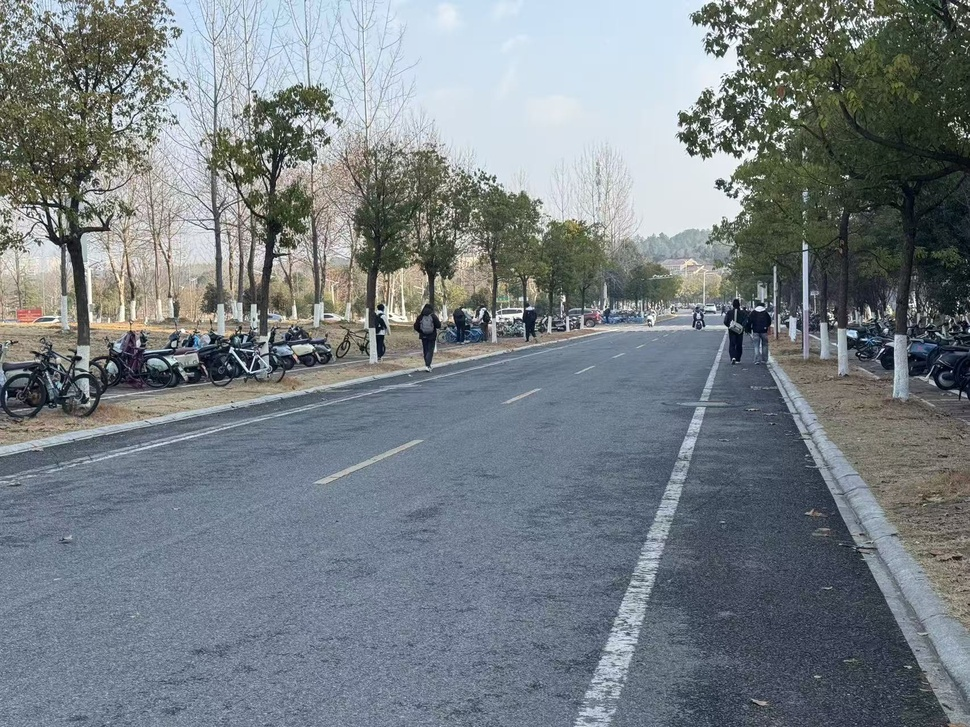
#> input picture exp2/images/image_2.jpg, 970 x 727 px, shrunk from 1707 x 1280 before the run
$ python exp2_backend.py
#> lines starting #> are read from the running program, lines starting #| are printed output that depends on the picture; after the words box and inside, x2 and y2 are one past the last pixel; in counts of white or black regions, pixels touching at a corner belong together
import cv2
import numpy as np
import os

"""
在笛卡尔坐标系中, 变量还是(x,y), 而参数用(r,θ)表示。

在霍夫空间中, 变量变成了(r,θ), 而参数变成了(x, y)。

笛卡尔坐标系中的直线 ---> 对应霍夫空间中的点

笛卡尔坐标系中的点 ---> 对应霍夫空间中的曲线

当霍夫空间中，多条曲线交于同一点，就找到了笛卡尔坐标系中的一条直线
"""

def process_lane_image(img_path, output_path):
    """
    车道线检测核心流水线：颜色过滤 -> 边缘提取 -> ROI裁剪 -> 霍夫变换 -> 斜率过滤
    任务输入：校内道路图像
    任务输出：车道线位置（绿色标出）
    """
#> called with img_path = 'images/image_2.jpg', output_path = 'output/image_2.jpg'
    # --- 准备工作：自动解析路径和文件名 ---
    output_dir = os.path.dirname(output_path) # 获取输出文件夹路径
    if not os.path.exists(output_dir): os.makedirs(output_dir) # 确保输出目录存在
    base_name = os.path.splitext(os.path.basename(img_path))[0] # 提取文件名（不含后缀）

    # 1. 读取原始图像
    img = cv2.imread(img_path)
#> img is the input picture: shape (727, 970, 3); mean B, G, R 132.7, 127.4, 119.3
    if img is None:
        print(f"错误：无法读取图片 {img_path}")
        return {}

    # 将 BGR 转为 HLS 颜色空间。在 HLS 中，亮度(L)通道能更好地分离白色车道线与深色路面
    hls = cv2.cvtColor(img, cv2.COLOR_BGR2HLS)
#> hls: shape (727, 970, 3); mean of channels 0, 1, 2 84.7, 126.7, 42.6

    # 2. 颜色过滤 (重点提取白色)
    # 定义白色在 HLS 空间中的范围（亮度 L 设为高阈值 200 以上）
    lower_white = np.array([0, 200, 0])
    upper_white = np.array([180, 255, 255])
    # 得到二值化掩码：白色区域为 255，其他为 0
    white_mask = cv2.inRange(hls, lower_white, upper_white)
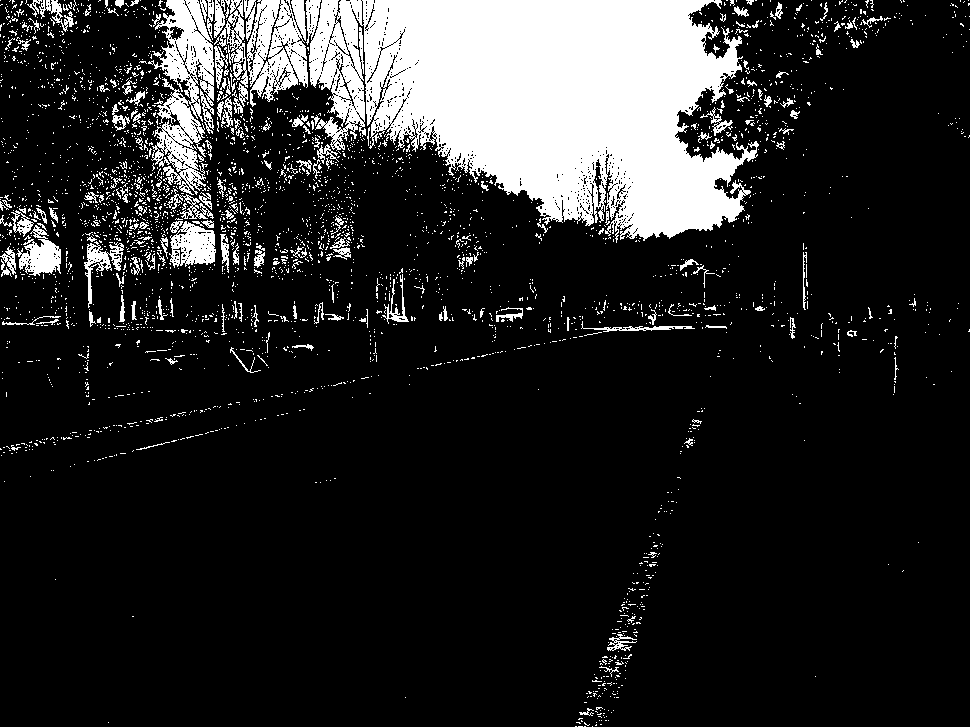
#> white_mask: shape (727, 970); 15.3% white; 3304 white regions (3102 under 20 px), largest, box (x1, y1, x2, y2) and area: (305, 0, 759, 243) 72269, (148, 0, 214, 195) 6438, (247, 0, 308, 107) 4141

    path_mask = os.path.join(output_dir, f"{base_name}_01_color_mask.jpg")
    cv2.imwrite(path_mask, white_mask) # 保存颜色过滤结果，检查是否过滤掉了浅色路面

    # 3. 边缘检测流水线
    gray = cv2.cvtColor(img, cv2.COLOR_BGR2GRAY) # 灰度化，降低计算复杂度
    blur = cv2.GaussianBlur(gray, (7, 7), 0) # 高斯模糊，减少路面小石子等高频噪声
    # Canny 边缘检测：利用双阈值提取图像中的亮度突变点
    canny = cv2.Canny(blur, 50, 150)
#> canny: shape (727, 970); 6% white in thin lines or dots

    path_canny = os.path.join(output_dir, f"{base_name}_02_canny.jpg")
    cv2.imwrite(path_canny, canny) # 保存边缘图，检查车道线轮廓是否清晰

    # 结合颜色和边缘：只要是“高亮度”或“有边缘”的点都保留，增加虚线检测的稳健性
    combined_binary = cv2.bitwise_or(canny, white_mask)
#> combined_binary: shape (727, 970); 20.8% white; 1385 white regions (1011 under 20 px), largest, box (x1, y1, x2, y2) and area: (274, 0, 766, 260) 76645, (76, 0, 215, 211) 10167, (214, 0, 309, 154) 6737

    # 4. 感兴趣区域 (ROI) 掩码
    # 图像上半部分通常是天空和树木，通过定义梯形区域强制排除干扰
    height, width = img.shape[:2]
    mask = np.zeros_like(combined_binary)
    # 顶点定义顺序：左下 -> 左上 -> 右上 -> 右下（比例针对校内道路视角调优）
    # ROI：45% 高度，并稍微放宽顶点左右范围，确保能覆盖远处车道线
    roi_corners = np.array([[
        (int(width * 0.02), height),             # 左下角（更宽）
        (int(width * 0.40), int(height * 0.45)), # 远端左顶点（更高更偏左）
        (int(width * 0.70), int(height * 0.45)), # 远端右顶点（更高更偏右）
        (int(width * 0.98), height)              # 右下角（更宽）
    ]], dtype=np.int32)
    cv2.fillPoly(mask, roi_corners, 255) # 在黑色蒙版上绘制白色填充的梯形
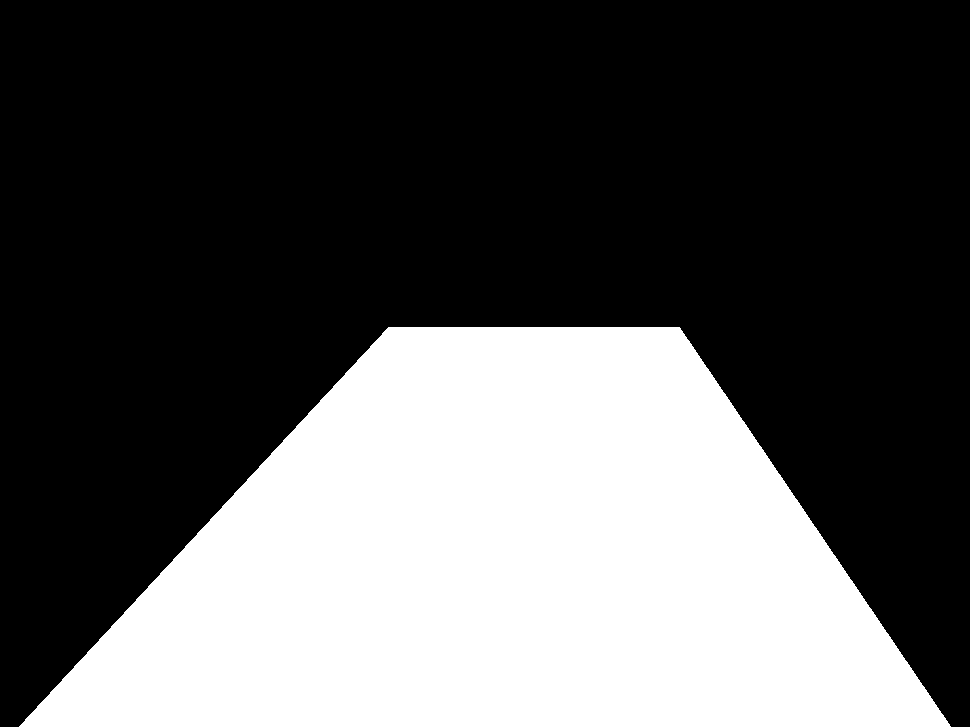
#> mask: shape (727, 970); 34.7% white; 1 white region, box (x1, y1, x2, y2) and area: (19, 327, 951, 727) 244800
    # 按位“与”操作：只保留梯形内的边缘
    masked_img = cv2.bitwise_and(combined_binary, mask)
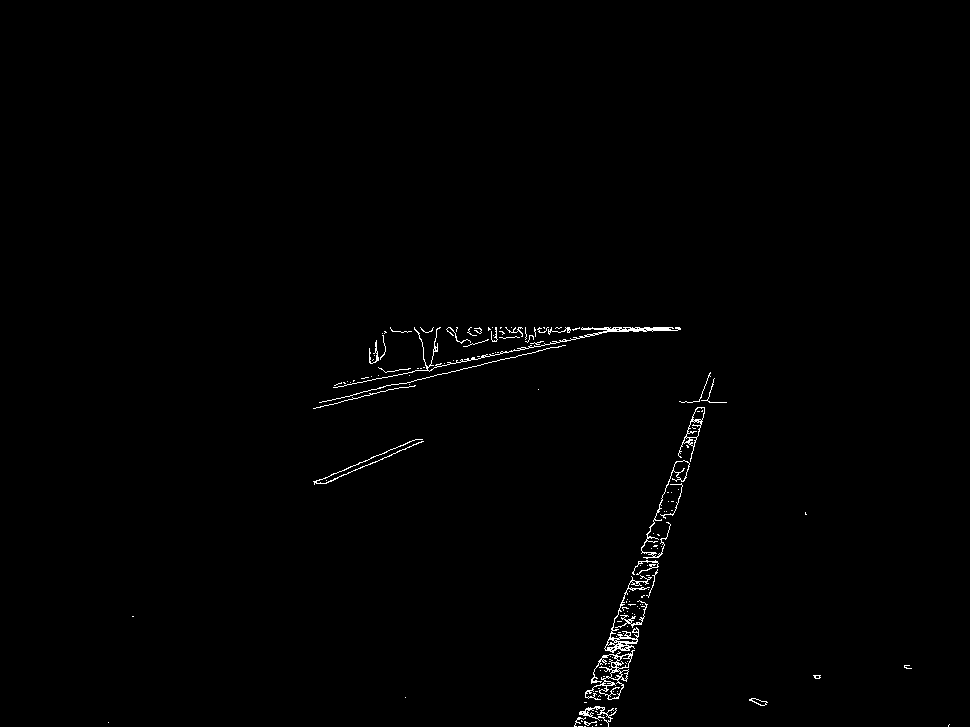
#> masked_img: shape (727, 970); 0.67% white in thin lines or dots, all inside (x1, y1, x2, y2) = (108, 327, 950, 727)

    path_roi = os.path.join(output_dir, f"{base_name}_03_roi.jpg")
    cv2.imwrite(path_roi, masked_img)

    # 5. 累计概率霍夫变换 (HoughLinesP)
    # 参数调优：
    # threshold=40: 累加器中最少投票数
    # minLineLength=30: 丢弃过短的噪点线段
    # maxLineGap=150: 允许的最大间断。设大一点可以把断断续续的虚线连成一条长线
    lines = cv2.HoughLinesP(masked_img, 1, np.pi/180, threshold=40,
                            minLineLength=30, maxLineGap=150)
#> lines = 31 rows, first 6: [574, 726, 710, 372], [319, 402, 645, 327], [608, 726, 713, 382], [335, 387, 621, 327], [612, 718, 709, 401], [390, 328, 680, 328]

    # 6. 绘制原始霍夫线段 (红色，用于调试对比)
    hough_canvas = np.zeros_like(img)
    if lines is not None:
        for line in lines:
            x1, y1, x2, y2 = line[0]
            cv2.line(hough_canvas, (x1, y1), (x2, y2), (0, 0, 255), 2) # BGR: 红色
#> this loop made 31 passes

    path_hough = os.path.join(output_dir, f"{base_name}_04_hough_lines.jpg")
    # 将红线叠加在原图上显示
    cv2.imwrite(path_hough, cv2.addWeighted(img, 0.6, hough_canvas, 1, 0))
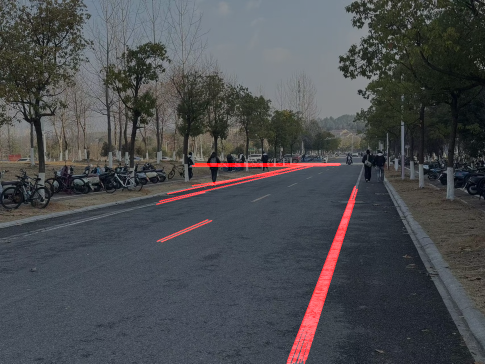
#> saved as image_2_04_hough_lines.jpg: shape (727, 970, 3) (shown at 1/2 size); mean B, G, R 79.6, 76.5, 75

    # 7. 最终车道线结果绘制 (斜率过滤后的稳健线条)
    line_canvas = np.zeros_like(img)
    if lines is not None:
        for line in lines:
            x1, y1, x2, y2 = line[0]
            # 计算斜率 (dy / dx)，加 1e-6 防止除以 0
            slope = (y2 - y1) / (x2 - x1 + 1e-6)

            # 过滤逻辑：车道线在视野中通常是倾斜的。
            # 过滤掉 abs(slope) < 0.3 的线条（通常是路面横向裂缝、减速带或阴影）
            if abs(slope) < 0.3: continue

            # 使用实验要求的绿色绘制最终结果
            cv2.line(line_canvas, (x1, y1), (x2, y2), (0, 255, 0), 8) # BGR: 绿色，线宽 8
#> this loop made 31 passes
#> (x1, y1, x2, y2, slope) on passes 1 to 8: (574, 726, 710, 372, -2.6), (319, 402, 645, 327, -0.23), (608, 726, 713, 382, -3.28), (335, 387, 621, 327, -0.21), (612, 718, 709, 401, -3.27), (390, 328, 680, 328, 0), (391, 329, 680, 329, 0), (588, 725, 714, 378, -2.75)

    # 8. 图像融合并输出
    # 0.8 和 1 分别为权重，0.0 为偏置值
    result = cv2.addWeighted(img, 0.8, line_canvas, 1, 0)
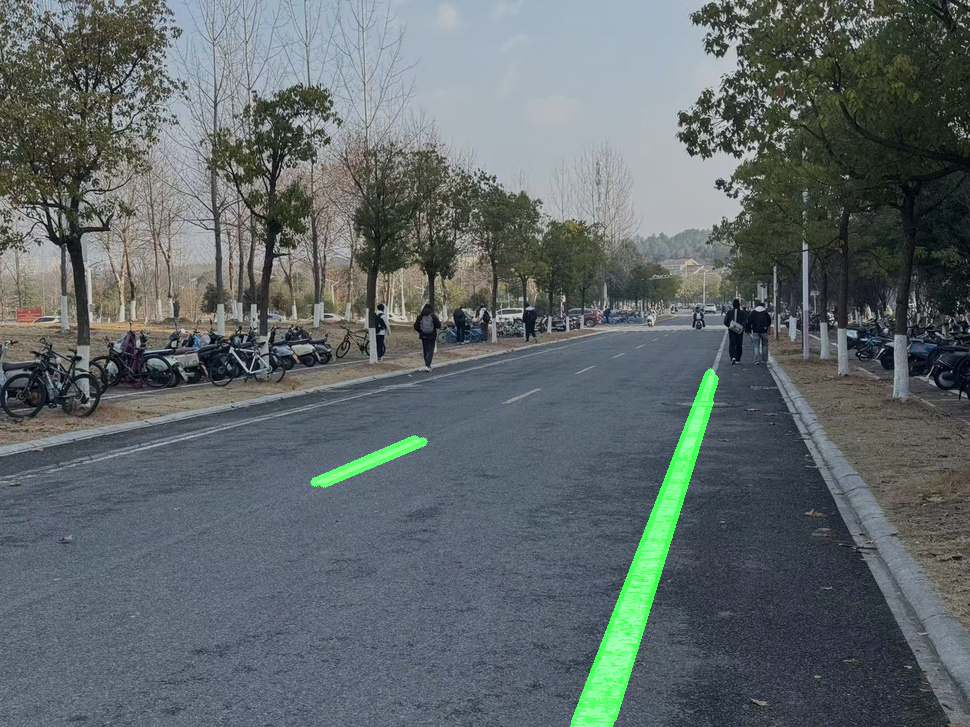
#> result: shape (727, 970, 3); mean B, G, R 106.1, 104.5, 95.4
    cv2.imwrite(output_path, result)

    print(f"处理完成，全过程图集已保存至目录: {output_dir}")

    # 以字典形式返回，方便在主程序中调用各中间步骤路径
    return {
        "color_mask": path_mask,
        "canny": path_canny,
        "roi": path_roi,
        "hough_lines": path_hough,
        "final_result": output_path
    }

if __name__ == "__main__":
    # 执行检测并打印路径列表
    results = process_lane_image("images/image_2.jpg", "output/image_2.jpg")
    for step, path in results.items():
        print(f"{step}: {path}")

$ run again, with exp2/images/image_1.jpg copied over exp2/images/image_2.jpg
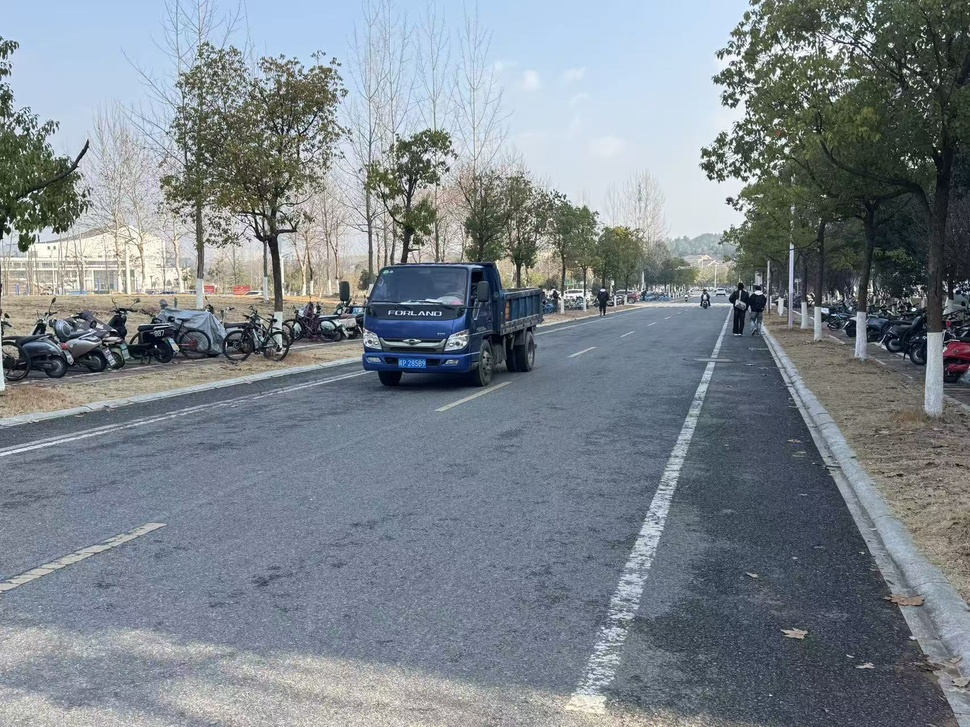
#> input picture exp2/images/image_1.jpg, 970 x 727 px, shrunk from 1707 x 1280 before the run
#> in process_lane_image, img is the input picture: shape (727, 970, 3); mean B, G, R 140.4, 132.9, 124.2
#> hls: shape (727, 970, 3); mean of channels 0, 1, 2 87.7, 132.9, 47.3
#> in process_lane_image, `white_mask = cv2.inRange(hls, lower_white, upper_white)`:
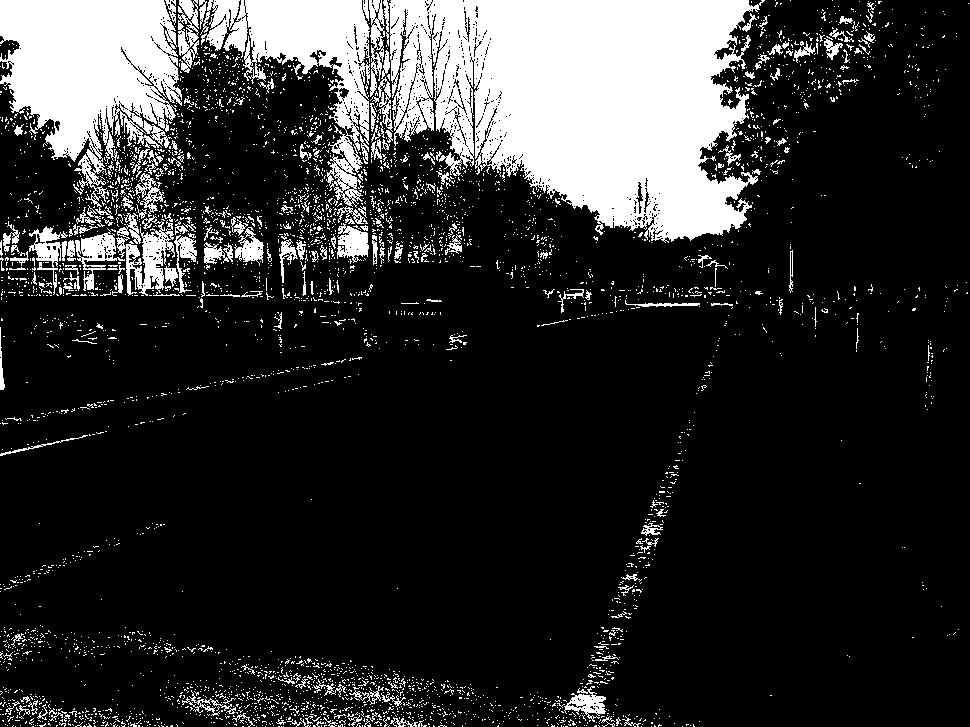
#> white_mask: shape (727, 970); 18.5% white; 4225 white regions (4008 under 20 px), largest, box (x1, y1, x2, y2) and area: (389, 0, 765, 243) 63156, (0, 0, 182, 219) 22569, (200, 0, 370, 208) 12462
#> canny: shape (727, 970); 5.4% white in thin lines or dots
#> combined_binary: shape (727, 970); 23.4% white; 2576 white regions (2203 under 20 px), largest, box (x1, y1, x2, y2) and area: (0, 0, 769, 337) 112815, (0, 192, 296, 341) 10234, (616, 247, 798, 371) 1581
#> mask: shape (727, 970); 34.7% white; 1 white region, box (x1, y1, x2, y2) and area: (19, 327, 951, 727) 244800
#> masked_img: shape (727, 970); 1.3% white in thin lines or dots, all inside (x1, y1, x2, y2) = (20, 327, 874, 727)
#> lines = 72 rows, first 6: [568, 724, 705, 368], [30, 716, 658, 726], [583, 717, 709, 371], [585, 720, 711, 374], [587, 723, 696, 422], [30, 720, 704, 708]
#> the loop in process_lane_image, `for line in lines:` made 72 passes
#> the loop in process_lane_image, `for line in lines:` made 72 passes
#> (x1, y1, x2, y2, slope) on passes 1 to 8: (568, 724, 705, 368, -2.6), (30, 716, 658, 726, 0.0159), (583, 717, 709, 371, -2.75), (585, 720, 711, 374, -2.75), (587, 723, 696, 422, -2.76), (30, 720, 704, 708, -0.0178), (25, 723, 674, 723, 0), (36, 710, 614, 679, -0.0536)
#> in process_lane_image, `result = cv2.addWeighted(img, 0.8, line_canvas, 1, 0)`:
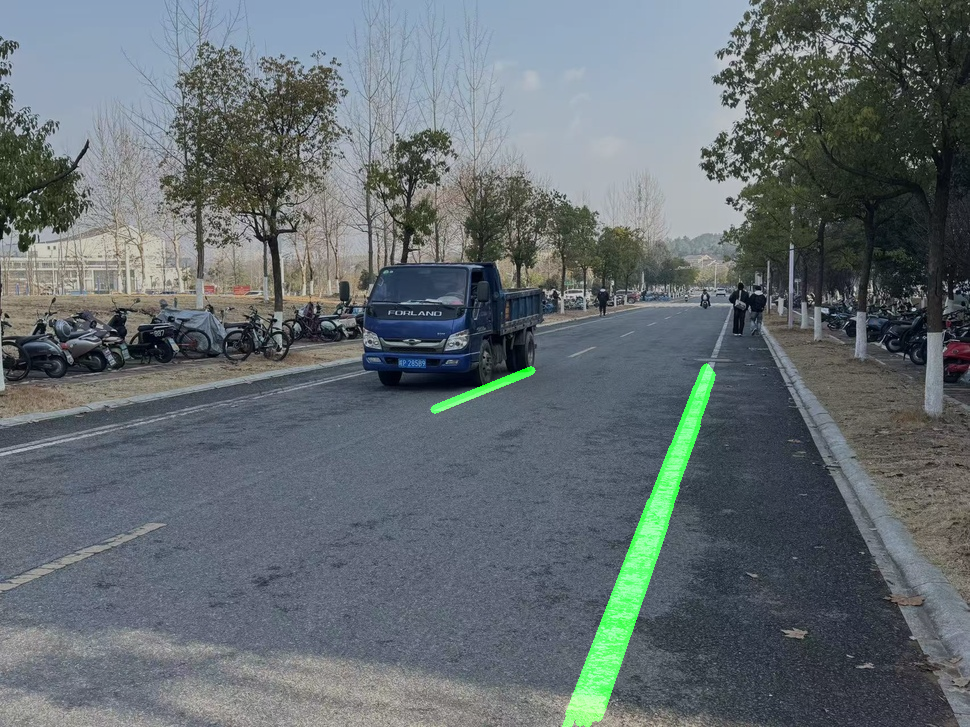
#> result: shape (727, 970, 3); mean B, G, R 112.4, 108.5, 99.3
